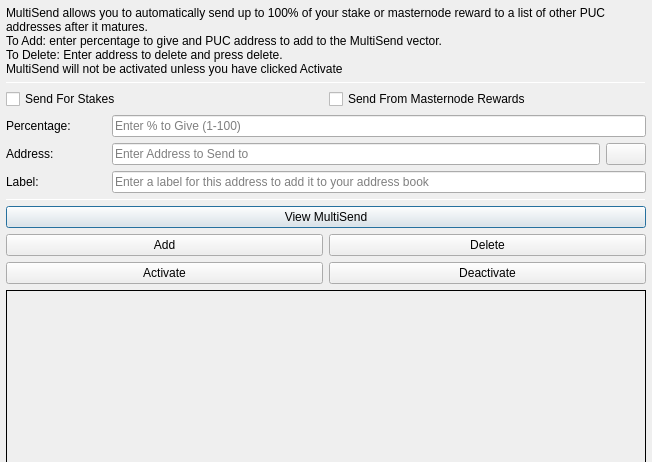
<?xml version="1.0" encoding="UTF-8"?>
<ui version="4.0">
 <class>MultiSendDialog</class>
 <widget class="QDialog" name="MultiSendDialog">
  <property name="windowModality">
   <enum>Qt::NonModal</enum>
  </property>
  <property name="geometry">
   <rect>
    <x>0</x>
    <y>0</y>
    <width>652</width>
    <height>300</height>
   </rect>
  </property>
  <property name="windowTitle">
   <string>MultiSend</string>
  </property>
  <layout class="QVBoxLayout" name="verticalLayout" stretch="0">
   <property name="leftMargin">
    <number>6</number>
   </property>
   <property name="topMargin">
    <number>6</number>
   </property>
   <property name="rightMargin">
    <number>6</number>
   </property>
   <property name="bottomMargin">
    <number>6</number>
   </property>
   <item>
    <layout class="QVBoxLayout" name="verticalLayout_Main" stretch="1,1,1,0,1,1,1">
     <item>
      <widget class="QLabel" name="label_2">
       <property name="lineWidth">
        <number>1</number>
       </property>
       <property name="text">
        <string>MultiSend allows you to automatically send up to 100% of your stake or masternode reward to a list of other PUC addresses after it matures.
To Add: enter percentage to give and PUC address to add to the MultiSend vector.
To Delete: Enter address to delete and press delete.
MultiSend will not be activated unless you have clicked Activate</string>
       </property>
       <property name="alignment">
        <set>Qt::AlignLeading|Qt::AlignLeft|Qt::AlignTop</set>
       </property>
       <property name="wordWrap">
        <bool>true</bool>
       </property>
      </widget>
     </item>
     <item>
      <widget class="Line" name="line">
       <property name="minimumSize">
        <size>
         <width>0</width>
         <height>1</height>
        </size>
       </property>
       <property name="maximumSize">
        <size>
         <width>16777215</width>
         <height>1</height>
        </size>
       </property>
       <property name="orientation">
        <enum>Qt::Horizontal</enum>
       </property>
      </widget>
     </item>
     <item>
      <layout class="QVBoxLayout" name="verticalLayout_Settings">
       <item>
        <layout class="QHBoxLayout" name="horizontalLayout">
         <item>
          <widget class="QCheckBox" name="multiSendStakeCheckBox">
           <property name="text">
            <string>Send For Stakes</string>
           </property>
          </widget>
         </item>
         <item>
          <widget class="QCheckBox" name="multiSendMasternodeCheckBox">
           <property name="text">
            <string>Send From Masternode Rewards</string>
           </property>
          </widget>
         </item>
        </layout>
       </item>
       <item>
        <layout class="QHBoxLayout" name="horizontalLayout_6">
         <item>
          <widget class="QLabel" name="label">
           <property name="minimumSize">
            <size>
             <width>100</width>
             <height>0</height>
            </size>
           </property>
           <property name="toolTip">
            <string>Percentage of stake to send</string>
           </property>
           <property name="text">
            <string>Percentage:</string>
           </property>
          </widget>
         </item>
         <item>
          <widget class="QLineEdit" name="multiSendPercentEdit">
           <property name="toolTip">
            <string>Enter whole numbers 1 - 100</string>
           </property>
           <property name="placeholderText">
            <string>Enter % to Give (1-100)</string>
           </property>
          </widget>
         </item>
        </layout>
       </item>
       <item>
        <layout class="QHBoxLayout" name="horizontalLayout_7">
         <item>
          <widget class="QLabel" name="label_5">
           <property name="minimumSize">
            <size>
             <width>100</width>
             <height>0</height>
            </size>
           </property>
           <property name="toolTip">
            <string>Address to send portion of stake to</string>
           </property>
           <property name="text">
            <string>Address:</string>
           </property>
          </widget>
         </item>
         <item>
          <widget class="QLineEdit" name="multiSendAddressEdit">
           <property name="toolTip">
            <string/>
           </property>
           <property name="placeholderText">
            <string>Enter Address to Send to</string>
           </property>
          </widget>
         </item>
         <item>
          <widget class="QPushButton" name="addressBookButton">
           <property name="maximumSize">
            <size>
             <width>16777215</width>
             <height>32</height>
            </size>
           </property>
           <property name="toolTip">
            <string>Choose an address from the address book</string>
           </property>
           <property name="text">
            <string/>
           </property>
           <property name="icon">
            <iconset resource="../puc.qrc">
             <normaloff>:/icons/address-book</normaloff>:/icons/address-book</iconset>
           </property>
           <property name="shortcut">
            <string>Alt+A</string>
           </property>
           <property name="autoDefault">
            <bool>false</bool>
           </property>
          </widget>
         </item>
        </layout>
       </item>
      </layout>
     </item>
     <item>
      <layout class="QHBoxLayout" name="horizontalLayout_3">
       <item>
        <widget class="QLabel" name="label_3">
         <property name="minimumSize">
          <size>
           <width>100</width>
           <height>0</height>
          </size>
         </property>
         <property name="text">
          <string>Label:</string>
         </property>
        </widget>
       </item>
       <item>
        <widget class="QLineEdit" name="labelAddressLabelEdit">
         <property name="placeholderText">
          <string>Enter a label for this address to add it to your address book</string>
         </property>
        </widget>
       </item>
      </layout>
     </item>
     <item>
      <widget class="Line" name="line_2">
       <property name="minimumSize">
        <size>
         <width>0</width>
         <height>1</height>
        </size>
       </property>
       <property name="maximumSize">
        <size>
         <width>16777215</width>
         <height>1</height>
        </size>
       </property>
       <property name="orientation">
        <enum>Qt::Horizontal</enum>
       </property>
      </widget>
     </item>
     <item>
      <layout class="QVBoxLayout" name="verticalLayout_Buttons">
       <item>
        <layout class="QHBoxLayout" name="horizontalLayout_4">
         <item>
          <widget class="QPushButton" name="viewButton">
           <property name="toolTip">
            <string/>
           </property>
           <property name="statusTip">
            <string>View MultiSend Vector</string>
           </property>
           <property name="text">
            <string>View MultiSend</string>
           </property>
          </widget>
         </item>
        </layout>
       </item>
       <item>
        <layout class="QHBoxLayout" name="horizontalLayout_2">
         <item>
          <widget class="QPushButton" name="addButton">
           <property name="toolTip">
            <string/>
           </property>
           <property name="statusTip">
            <string>Add to MultiSend Vector</string>
           </property>
           <property name="text">
            <string>Add</string>
           </property>
          </widget>
         </item>
         <item>
          <widget class="QPushButton" name="deleteButton">
           <property name="toolTip">
            <string/>
           </property>
           <property name="statusTip">
            <string>Delete Address From MultiSend Vector</string>
           </property>
           <property name="text">
            <string>Delete</string>
           </property>
          </widget>
         </item>
        </layout>
       </item>
       <item>
        <layout class="QHBoxLayout" name="horizontalLayout_5">
         <item>
          <widget class="QPushButton" name="activateButton">
           <property name="statusTip">
            <string>Activate MultiSend</string>
           </property>
           <property name="text">
            <string>Activate</string>
           </property>
          </widget>
         </item>
         <item>
          <widget class="QPushButton" name="disableButton">
           <property name="statusTip">
            <string>Deactivate MultiSend</string>
           </property>
           <property name="text">
            <string>Deactivate</string>
           </property>
          </widget>
         </item>
        </layout>
       </item>
      </layout>
     </item>
     <item>
      <widget class="QLabel" name="message">
       <property name="minimumSize">
        <size>
         <width>0</width>
         <height>180</height>
        </size>
       </property>
       <property name="frameShape">
        <enum>QFrame::Panel</enum>
       </property>
       <property name="frameShadow">
        <enum>QFrame::Plain</enum>
       </property>
       <property name="lineWidth">
        <number>1</number>
       </property>
       <property name="midLineWidth">
        <number>1</number>
       </property>
       <property name="text">
        <string/>
       </property>
       <property name="alignment">
        <set>Qt::AlignLeading|Qt::AlignLeft|Qt::AlignTop</set>
       </property>
       <property name="wordWrap">
        <bool>true</bool>
       </property>
      </widget>
     </item>
    </layout>
   </item>
  </layout>
 </widget>
 <resources>
  <include location="../puc.qrc"/>
 </resources>
 <connections/>
</ui>
